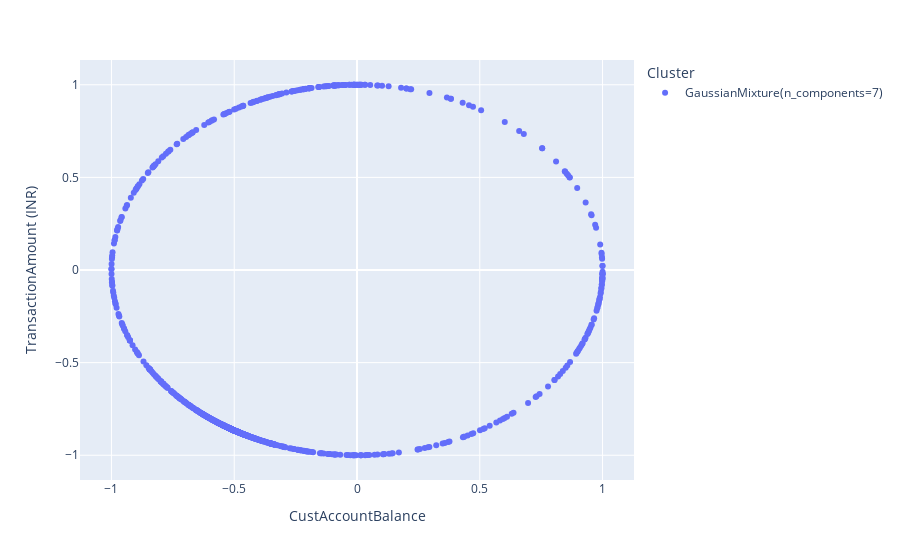

Write notebook code for a chart like this one.
### Code cell
import plotly.express as px
gmm = GaussianMixture(n_components=7)
clusters_identificados = gmm.fit(X)
datos_con_clusters = data
datos_con_clusters['CustAccountBalance'] = X.T[0]
datos_con_clusters['TransactionAmount (INR)'] = X.T[1]
datos_con_clusters['Cluster'] = clusters_identificados
datos_con_clusters["Cluster"] = datos_con_clusters["Cluster"].astype("category")

fig = px.scatter(datos_con_clusters, 
                 x = "CustAccountBalance", 
                 y = "TransactionAmount (INR)", 
                 color = "Cluster",
#                 size = '', 
                )
fig.show()

### Figure 1 — Plotly figure (JSON) as saved in the notebook; plotly's stock layout.template omitted (floating-point values rounded to 4 significant figures; data arrays with more than 128 entries replaced by an {"elided": "..."} marker saying what was removed)
{"data": [{"hovertemplate": "Cluster=GaussianMixture(n_components=7)<br>CustAccountBalance=%{x}<br>TransactionAmount (INR)=%{y}<extra></extra>", "legendgroup": "GaussianMixture(n_components=7)", "marker": {"color": "#636efa", "symbol": "circle"}, "mode": "markers", "name": "GaussianMixture(n_components=7)", "orientation": "v", "showlegend": true, "type": "scatter", "x": {"elided": "1000 float values"}, "xaxis": "x", "y": {"elided": "1000 float values"}, "yaxis": "y"}], "layout": {"legend": {"title": {"text": "Cluster"}, "tracegroupgap": 0}, "margin": {"t": 60}, "xaxis": {"anchor": "y", "domain": [0, 1], "title": {"text": "CustAccountBalance"}}, "yaxis": {"anchor": "x", "domain": [0, 1], "title": {"text": "TransactionAmount (INR)"}}}}
